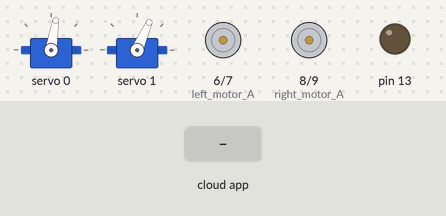
A sketch run on a simulated Arduino Uno, built with avr-gcc and run on an emulated ATmega328P. Parts: 2 × servo, motor-driver pin pairs drawn as motors (green arrow = first pin HIGH = forward, orange = second pin HIGH = backward, longer = more drive, scaled by the enable pin), output pins drawn as LEDs (lit = HIGH). The inputs (shaded band) are chosen by the test bench. The RemoteXY app is connected.

Above: at 1.2 s.
1.3 s: the phone or cloud app sets joystick_1_x to -100
At 2.5 s:
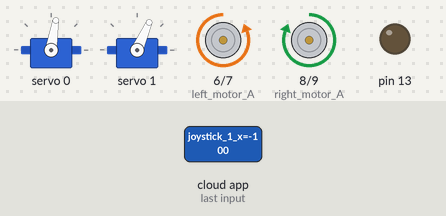
2.8 s: the phone or cloud app sets joystick_1_y to -100
At 3.6 s:
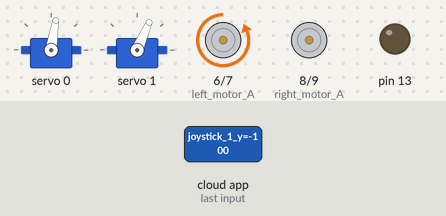
4.3 s: the phone or cloud app sets slider_1 to 0
At 4.7 s:
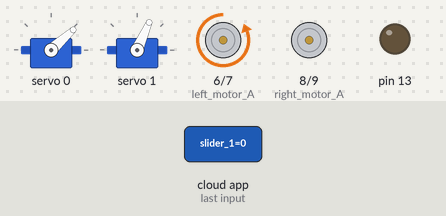
5.8 s: the phone or cloud app sets slider_2 to 0
At 7.0 s:
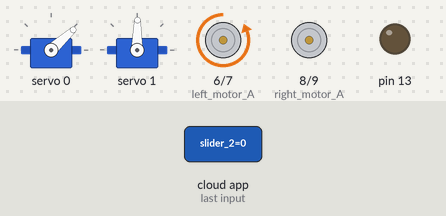
7.3 s: the phone or cloud app sets switch_1 to 1
At 8.1 s:
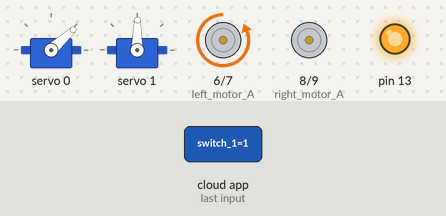
8.8 s: the phone or cloud app sets joystick_1_x to 0
At 9.4 s:
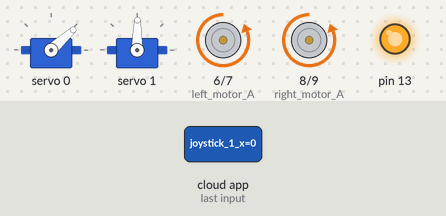
Timing chart, 0 to 11.3 s (numbered marks = the images above; inputs shaded):
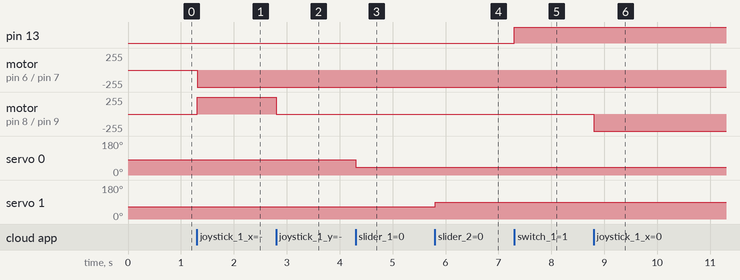

Measured:
- after the input at 1.3 s, motor on pin 6 (left_motor_A) / pin 7 (left_motor_B): stopped → backward 255/255 at once; motor on pin 8 (right_motor_A) / pin 9 (right_motor_B): stopped → forward 255/255 at once
- after the input at 2.8 s, motor on pin 8 (right_motor_A) / pin 9 (right_motor_B): forward 255/255 → stopped at once
- after the input at 4.3 s, servo 0: 81° → 42° at once
- after the input at 5.8 s, servo 1: 66° → 89° at once
- after the input at 7.3 s, pin 13: LOW → HIGH at once
- after the input at 8.8 s, motor on pin 8 (right_motor_A) / pin 9 (right_motor_B): stopped → backward 255/255 at once

The sketch:

crombo_wenshreal.ino
```cpp
// (licence header left out)
//////////////////////////////////////////////
//        RemoteXY include library          //
//////////////////////////////////////////////

// RemoteXY select connection mode and include library
#define REMOTEXY_MODE__SOFTSERIAL
#include <SoftwareSerial.h>

#include <RemoteXY.h>

// RemoteXY connection settings
#define REMOTEXY_SERIAL_RX 2
#define REMOTEXY_SERIAL_TX 3
#define REMOTEXY_SERIAL_SPEED 9600


// RemoteXY configurate
#pragma pack(push, 1)
uint8_t RemoteXY_CONF[] =   // 59 bytes
  { 255,5,0,0,0,52,0,16,8,0,5,37,56,14,38,38,2,26,31,130,
  1,0,0,40,63,17,4,0,6,23,7,18,2,26,4,0,22,23,7,18,
  2,26,2,0,10,3,18,10,2,26,31,31,79,78,0,79,70,70,0 };

// this structure defines all the variables and events of your control interface
struct {

    // input variables
  int8_t joystick_1_x; // from -100 to 100
  int8_t joystick_1_y; // from -100 to 100
  int8_t slider_1; // =0..100 slider position
  int8_t slider_2; // =0..100 slider position
  uint8_t switch_1; // =1 if switch ON and =0 if OFF

    // other variable
  uint8_t connect_flag;  // =1 if wire connected, else =0

} RemoteXY;
#pragma pack(pop)

/////////////////////////////////////////////
//           END RemoteXY include          //
/////////////////////////////////////////////
#include <Wire.h>
//========================================(including and defining servo's)==========
#include <Adafruit_PWMServoDriver.h>

Adafruit_PWMServoDriver mutrs = Adafruit_PWMServoDriver();

#define servo1 0
#define servo2 1


//================================(define right motor control pins)===================
int right_motor_A=8;
int right_motor_B=9;
int right_motor_speed=11; //enable pin

//================================(define left motor control pins)====================
int left_motor_A=6;
int left_motor_B=7;
int left_motor_speed=10; //enable pin

//=======================(define two arrays with a list of pins for each motor)=======
uint8_t RightMotor[3] = {right_motor_A, right_motor_B, right_motor_speed};
uint8_t LeftMotor[3] = {left_motor_A, left_motor_B, left_motor_speed};

//========================(speed control of motors)==================================
void Wheel (uint8_t * motor, int v) // v = motor speed, motor = pointer to an array of pins
{
  if (v > 100) v=100;
  if (v < -100) v=-100;
  if (v > 0){

    digitalWrite (motor [0], HIGH);
    digitalWrite (motor [1], LOW);
    analogWrite (motor [2], v * 2.55);
  }
  else if ( v<0 ){

    digitalWrite (motor [0], LOW);
    digitalWrite (motor [1], HIGH);
    analogWrite (motor [2], (-v) * 2.55);
  }
  else{
    digitalWrite (motor [0], LOW);
    digitalWrite (motor [1], LOW);
    analogWrite (motor [2], 0);
  }
}

  //===================================================================================
void setup()
{


  RemoteXY_Init ();

  //===============================(initialization pins)==============================
  pinMode (right_motor_A, OUTPUT);
  pinMode (right_motor_B, OUTPUT);
  pinMode (right_motor_speed, OUTPUT);
  pinMode (left_motor_A, OUTPUT);
  pinMode (left_motor_B, OUTPUT);
  pinMode (left_motor_speed, OUTPUT);
  pinMode (servo1, OUTPUT);
  pinMode (servo2, OUTPUT);
  pinMode (13, OUTPUT);
  Serial.begin(9600);
  mutrs.begin();
  mutrs.setPWMFreq(60);
  RemoteXY.slider_1=100;
  RemoteXY.slider_2=100;
  //=========================================(servo's angle's)=======================================
  mutrs.setPWM(servo1, 0, 340);
  mutrs.setPWM(servo2, 0, 225);
;


}

void loop()
{


  RemoteXY_Handler ();
  //===================(led on and off)================================
  if (RemoteXY.switch_1!=0) {
    digitalWrite(13, HIGH);

  }
  else {
    digitalWrite(13, LOW);
  }


  //============================(manage motors direction & speed)======================
  Wheel (RightMotor, RemoteXY.joystick_1_y - RemoteXY.joystick_1_x);
  Wheel (LeftMotor, RemoteXY.joystick_1_y + RemoteXY.joystick_1_x);

//=====================================(servo's controling)============================
   int pos = RemoteXY.slider_1;
   int pos2 = RemoteXY.slider_2;


  if (pos>50) {
    mutrs.setPWM(servo1, 0, 340);// up


  }

  if (pos<50) {
    mutrs.setPWM(servo1, 0, 240);// down

  }


  if (pos2>50) {
    mutrs.setPWM(servo2, 0, 300);//up

  }

  if (pos2<50) {
    mutrs.setPWM(servo2, 0, 360);// down

  }


}
```
